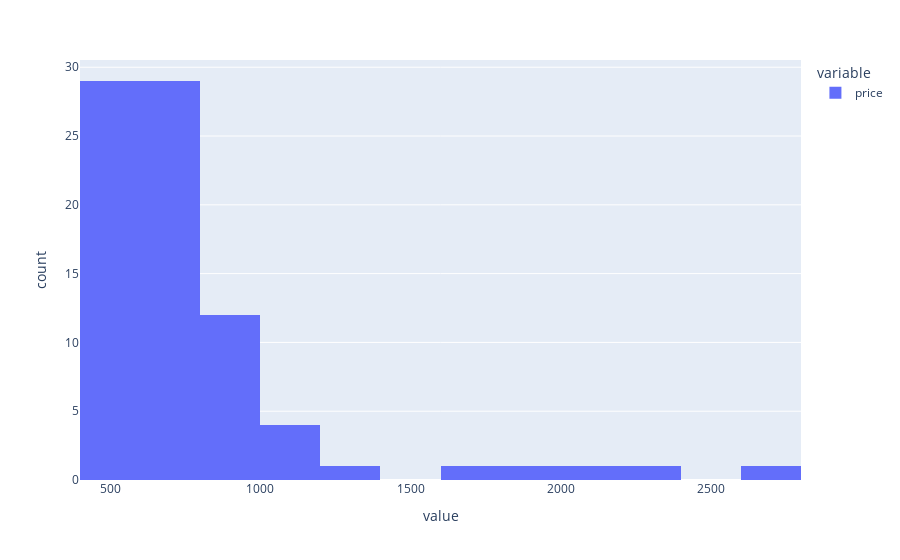

Write notebook code for a chart like this one.
### Code cell
px.histogram(price_df.loc[price_df.price > 500,['price']])

### Figure 1 — Plotly figure (JSON) as saved in the notebook; plotly's stock layout.template omitted (floating-point values rounded to 4 significant figures)
{"data": [{"alignmentgroup": "True", "bingroup": "x", "hovertemplate": "variable=price<br>value=%{x}<br>count=%{y}<extra></extra>", "legendgroup": "price", "marker": {"color": "#636efa", "pattern": {"shape": ""}}, "name": "price", "offsetgroup": "price", "orientation": "v", "showlegend": true, "type": "histogram", "x": [650, 550, 675, 800, 525, 1015, 696, 540, 629, 558, 1000, 864, 627, 510, 800, 725, 2700, 600, 800, 900, 530, 763, 850, 600, 600, 525, 650, 550, 528, 550, 598, 501, 1102, 2250, 525, 550, 625, 2000, 570, 1250, 1063, 550, 511, 700, 750, 550, 800, 1675, 900, 718, 800, 1800, 785, 578, 559, 501, 700, 950, 600, 975, 536, 630, 650, 716, 788, 510, 550, 699, 550, 560, 610, 660, 530, 744, 948, 540, 649, 660, 536, 700], "xaxis": "x", "yaxis": "y"}], "layout": {"autosize": true, "barmode": "relative", "legend": {"title": {"text": "variable"}, "tracegroupgap": 0}, "margin": {"t": 60}, "xaxis": {"anchor": "y", "autorange": true, "domain": [0, 1], "range": [399.5, 2800.0], "title": {"text": "value"}, "type": "linear"}, "yaxis": {"anchor": "x", "autorange": true, "domain": [0, 1], "range": [0, 30.53], "title": {"text": "count"}}}}
